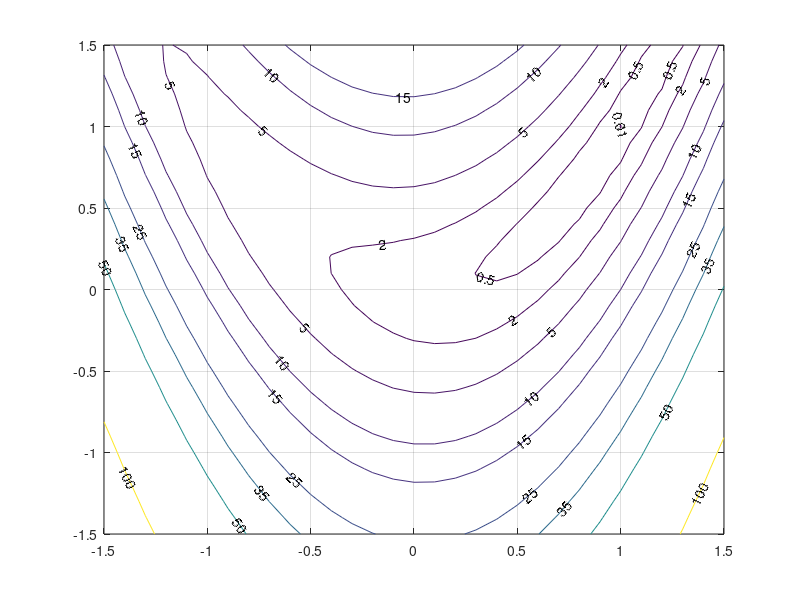

MATLAB code for this plot: (Note: this script raises an error after producing the figure.)
clc, clear, close all;
% La fonction rosenbrock:
[x,y] = meshgrid(-1.5:.1:1.5, -1.5:.1:1.5);
f = (1 - x).^2 + 10 * (y - x.^2).^2;
v = [0.01,0.5,2,5,10,15,25,35,50,100,200];
[C, h] = contour(x, y, f, v);
clabel(C, h);
grid; hold on;
nit = 100;
x0 = [0; 15];
eps = 10e-7;
% 0 for BFGS, 1 for DFP
tic
[x, f, n] = Quasi_Newton(@fun_obj, x0, nit, eps, 1);
toc
plot(x(1, :), x(2, :), 'm-d',...
    'LineWidth', 1.5,...
    'MarkerEdgeColor', 'b',...
    'MarkerFaceColor', 'b');
